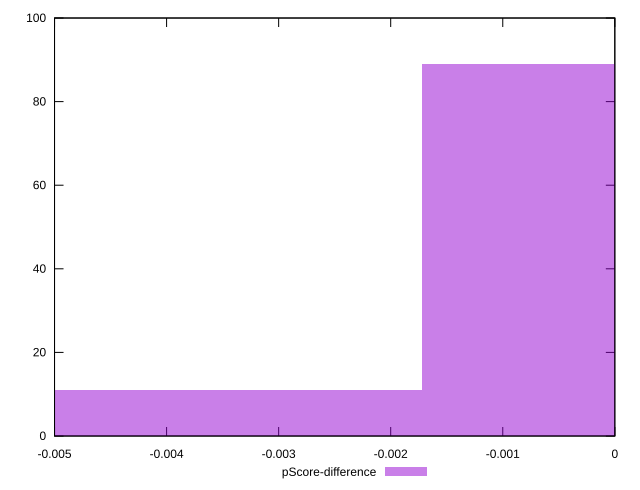

This figure's gnuplot source:
reset

$pScoreDifference <<EOF
0 89
-0.0034330705723872334 11
EOF

set key outside below
set boxwidth 0.0034330705723872334
set xrange [-0.0050000000000000044:0]
set yrange [0:100]
set trange [0:100]
set style fill transparent solid 0.5 noborder
set terminal svg size 640, 490 enhanced background rgb 'white'
set output "report_0_00242021-02-20T12:25:28.543Z/unminified-javascript/samples/pages+cached+noadtech/pScore-difference/histogram.svg"

plot $pScoreDifference title "pScore-difference" with boxes

reset
